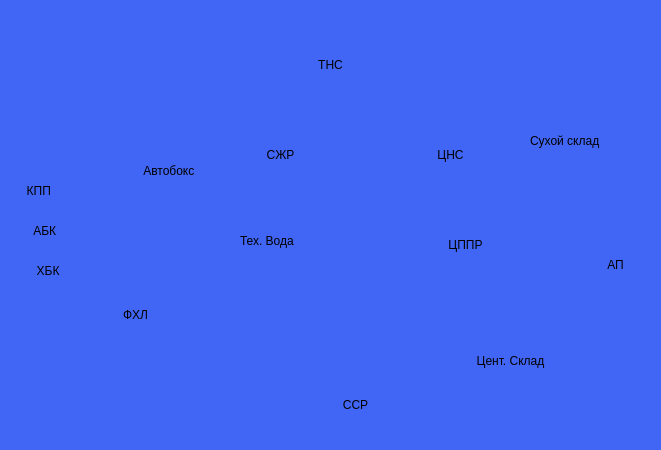
<?xml version="1.0" encoding="UTF-8"?>
<ui version="4.0">
 <class>MainWindow</class>
 <widget class="QMainWindow" name="MainWindow">
  <property name="geometry">
   <rect>
    <x>0</x>
    <y>0</y>
    <width>661</width>
    <height>450</height>
   </rect>
  </property>
  <property name="minimumSize">
   <size>
    <width>661</width>
    <height>450</height>
   </size>
  </property>
  <property name="maximumSize">
   <size>
    <width>661</width>
    <height>450</height>
   </size>
  </property>
  <property name="windowTitle">
   <string>MainWindow</string>
  </property>
  <property name="styleSheet">
   <string notr="true">QWidget{
background-color: rgb(65, 102, 245);
background-image: url(:/logos/karatau_logo_small___копия-removebg-preview.png)
}</string>
  </property>
  <widget class="QWidget" name="centralwidget">
   <property name="styleSheet">
    <string notr="true"/>
   </property>
   <widget class="QLabel" name="labelMap">
    <property name="enabled">
     <bool>true</bool>
    </property>
    <property name="geometry">
     <rect>
      <x>0</x>
      <y>0</y>
      <width>761</width>
      <height>481</height>
     </rect>
    </property>
    <property name="minimumSize">
     <size>
      <width>761</width>
      <height>481</height>
     </size>
    </property>
    <property name="maximumSize">
     <size>
      <width>761</width>
      <height>481</height>
     </size>
    </property>
    <property name="styleSheet">
     <string notr="true">background-image: url(:/Maps/images/Maps/Производство.JPG)</string>
    </property>
    <property name="text">
     <string/>
    </property>
    <property name="pixmap">
     <pixmap resource="../Maps.qrc">:/Maps/images/Maps/Производство.JPG</pixmap>
    </property>
    <property name="scaledContents">
     <bool>true</bool>
    </property>
   </widget>
   <widget class="QPushButton" name="cpprButton">
    <property name="enabled">
     <bool>true</bool>
    </property>
    <property name="geometry">
     <rect>
      <x>430</x>
      <y>230</y>
      <width>71</width>
      <height>30</height>
     </rect>
    </property>
    <property name="minimumSize">
     <size>
      <width>0</width>
      <height>30</height>
     </size>
    </property>
    <property name="styleSheet">
     <string notr="true">QPushButton{
background-image: url(:/arrow right/Karatau blue background.png);
color: rgb(0, 0, 0);
background-color: rgb(65, 102, 245);
border-style:outset;
border-radius:10px;
font: 100 14pt &quot;Arial&quot; ;
}
QPushButton:hover{
color:rgb(0, 0, 05);
background-color: rgb(245, 169, 17);
border-radius:5px;
}
QPushButton:pressed{
color:rgb(0, 0, 0);
background-color: rgb(255, 148, 164);
border-radius:20px;
}</string>
    </property>
    <property name="text">
     <string>ЦППР</string>
    </property>
   </widget>
   <widget class="QLabel" name="centSkladLabel">
    <property name="geometry">
     <rect>
      <x>470</x>
      <y>350</y>
      <width>121</width>
      <height>21</height>
     </rect>
    </property>
    <property name="styleSheet">
     <string notr="true">background-image: url(:/arrow right/Karatau blue background.png);
color: rgb(0, 0, 0);
background-color: rgb(65, 102, 245);
font: 100 14pt &quot;Arial&quot; </string>
    </property>
    <property name="text">
     <string>  Цент. Склад</string>
    </property>
   </widget>
   <widget class="QPushButton" name="tnsButton">
    <property name="enabled">
     <bool>true</bool>
    </property>
    <property name="geometry">
     <rect>
      <x>300</x>
      <y>50</y>
      <width>61</width>
      <height>30</height>
     </rect>
    </property>
    <property name="minimumSize">
     <size>
      <width>0</width>
      <height>30</height>
     </size>
    </property>
    <property name="styleSheet">
     <string notr="true">QPushButton{
background-image: url(:/arrow right/Karatau blue background.png);
color: rgb(0, 0, 0);
background-color: rgb(65, 102, 245);
border-style:outset;
border-radius:10px;
font: 100 14pt &quot;Arial&quot; ;
}
QPushButton:hover{
color:rgb(0, 0, 05);
background-color: rgb(245, 169, 17);
border-radius:5px;
}
QPushButton:pressed{
color:rgb(0, 0, 0);
background-color: rgb(255, 148, 164);
border-radius:20px;
}</string>
    </property>
    <property name="text">
     <string>ТНС</string>
    </property>
   </widget>
   <widget class="QPushButton" name="apButton">
    <property name="enabled">
     <bool>true</bool>
    </property>
    <property name="geometry">
     <rect>
      <x>580</x>
      <y>250</y>
      <width>71</width>
      <height>30</height>
     </rect>
    </property>
    <property name="minimumSize">
     <size>
      <width>0</width>
      <height>30</height>
     </size>
    </property>
    <property name="styleSheet">
     <string notr="true">QPushButton{
background-image: url(:/arrow right/Karatau blue background.png);
color: rgb(0, 0, 0);
background-color: rgb(65, 102, 245);
border-style:outset;
border-radius:10px;
font: 100 14pt &quot;Arial&quot; ;
}
QPushButton:hover{
color:rgb(0, 0, 05);
background-color: rgb(245, 169, 17);
border-radius:5px;
}
QPushButton:pressed{
color:rgb(0, 0, 0);
background-color: rgb(255, 148, 164);
border-radius:20px;
}</string>
    </property>
    <property name="text">
     <string>АП</string>
    </property>
   </widget>
   <widget class="QPushButton" name="ssrButton">
    <property name="enabled">
     <bool>true</bool>
    </property>
    <property name="geometry">
     <rect>
      <x>320</x>
      <y>390</y>
      <width>71</width>
      <height>30</height>
     </rect>
    </property>
    <property name="minimumSize">
     <size>
      <width>0</width>
      <height>30</height>
     </size>
    </property>
    <property name="styleSheet">
     <string notr="true">QPushButton{
background-image: url(:/arrow right/Karatau blue background.png);
color: rgb(0, 0, 0);
background-color: rgb(65, 102, 245);
border-style:outset;
border-radius:10px;
font: 100 14pt &quot;Arial&quot; ;
}
QPushButton:hover{
color:rgb(0, 0, 05);
background-color: rgb(245, 169, 17);
border-radius:5px;
}
QPushButton:pressed{
color:rgb(0, 0, 0);
background-color: rgb(255, 148, 164);
border-radius:20px;
}</string>
    </property>
    <property name="text">
     <string>ССР</string>
    </property>
   </widget>
   <widget class="QPushButton" name="fkhlButton">
    <property name="enabled">
     <bool>true</bool>
    </property>
    <property name="geometry">
     <rect>
      <x>100</x>
      <y>300</y>
      <width>71</width>
      <height>30</height>
     </rect>
    </property>
    <property name="minimumSize">
     <size>
      <width>0</width>
      <height>30</height>
     </size>
    </property>
    <property name="styleSheet">
     <string notr="true">QPushButton{
background-image: url(:/arrow right/Karatau blue background.png);
color: rgb(0, 0, 0);
background-color: rgb(65, 102, 245);
border-style:outset;
border-radius:10px;
font: 100 14pt &quot;Arial&quot; ;
}
QPushButton:hover{
color:rgb(0, 0, 05);
background-color: rgb(245, 169, 17);
border-radius:5px;
}
QPushButton:pressed{
color:rgb(0, 0, 0);
background-color: rgb(255, 148, 164);
border-radius:20px;
}</string>
    </property>
    <property name="text">
     <string>ФХЛ</string>
    </property>
   </widget>
   <widget class="QPushButton" name="szhrButton">
    <property name="enabled">
     <bool>true</bool>
    </property>
    <property name="geometry">
     <rect>
      <x>250</x>
      <y>140</y>
      <width>61</width>
      <height>30</height>
     </rect>
    </property>
    <property name="minimumSize">
     <size>
      <width>0</width>
      <height>30</height>
     </size>
    </property>
    <property name="styleSheet">
     <string notr="true">QPushButton{
background-image: url(:/arrow right/Karatau blue background.png);
color: rgb(0, 0, 0);
background-color: rgb(65, 102, 245);
border-style:outset;
border-radius:10px;
font: 100 14pt &quot;Arial&quot; ;
}
QPushButton:hover{
color:rgb(0, 0, 05);
background-color: rgb(245, 169, 17);
border-radius:5px;
}
QPushButton:pressed{
color:rgb(0, 0, 0);
background-color: rgb(255, 148, 164);
border-radius:20px;
}</string>
    </property>
    <property name="text">
     <string>СЖР</string>
    </property>
   </widget>
   <widget class="QPushButton" name="cnsButton">
    <property name="enabled">
     <bool>true</bool>
    </property>
    <property name="geometry">
     <rect>
      <x>420</x>
      <y>140</y>
      <width>61</width>
      <height>30</height>
     </rect>
    </property>
    <property name="minimumSize">
     <size>
      <width>0</width>
      <height>30</height>
     </size>
    </property>
    <property name="styleSheet">
     <string notr="true">QPushButton{
background-image: url(:/arrow right/Karatau blue background.png);
color: rgb(0, 0, 0);
background-color: rgb(65, 102, 245);
border-style:outset;
border-radius:10px;
font: 100 14pt &quot;Arial&quot; ;
}
QPushButton:hover{
color:rgb(0, 0, 05);
background-color: rgb(245, 169, 17);
border-radius:5px;
}
QPushButton:pressed{
color:rgb(0, 0, 0);
background-color: rgb(255, 148, 164);
border-radius:20px;
}</string>
    </property>
    <property name="text">
     <string>ЦНС</string>
    </property>
   </widget>
   <widget class="QLabel" name="hbkLabel">
    <property name="geometry">
     <rect>
      <x>30</x>
      <y>260</y>
      <width>61</width>
      <height>21</height>
     </rect>
    </property>
    <property name="styleSheet">
     <string notr="true">background-image: url(:/arrow right/Karatau blue background.png);
color: rgb(0, 0, 0);
background-color: rgb(65, 102, 245);
font: 100 14pt &quot;Arial&quot; </string>
    </property>
    <property name="text">
     <string>  ХБК</string>
    </property>
   </widget>
   <widget class="QLabel" name="kppLabel">
    <property name="geometry">
     <rect>
      <x>20</x>
      <y>180</y>
      <width>61</width>
      <height>21</height>
     </rect>
    </property>
    <property name="styleSheet">
     <string notr="true">background-image: url(:/arrow right/Karatau blue background.png);
color: rgb(0, 0, 0);
background-color: rgb(65, 102, 245);
font: 100 14pt &quot;Arial&quot; </string>
    </property>
    <property name="text">
     <string>  КПП</string>
    </property>
   </widget>
   <widget class="QLabel" name="techVodaLabel">
    <property name="geometry">
     <rect>
      <x>240</x>
      <y>230</y>
      <width>91</width>
      <height>21</height>
     </rect>
    </property>
    <property name="styleSheet">
     <string notr="true">background-image: url(:/arrow right/Karatau blue background.png);
color: rgb(0, 0, 0);
background-color: rgb(65, 102, 245);
font: 100 14pt &quot;Arial&quot; </string>
    </property>
    <property name="text">
     <string>Тех. Вода</string>
    </property>
   </widget>
   <widget class="QLabel" name="avtoboksLabel">
    <property name="geometry">
     <rect>
      <x>140</x>
      <y>160</y>
      <width>91</width>
      <height>21</height>
     </rect>
    </property>
    <property name="styleSheet">
     <string notr="true">background-image: url(:/arrow right/Karatau blue background.png);
color: rgb(0, 0, 0);
background-color: rgb(65, 102, 245);
font: 100 14pt &quot;Arial&quot; </string>
    </property>
    <property name="text">
     <string> Автобокс</string>
    </property>
   </widget>
   <widget class="QLabel" name="abkLabel">
    <property name="geometry">
     <rect>
      <x>30</x>
      <y>220</y>
      <width>51</width>
      <height>21</height>
     </rect>
    </property>
    <property name="styleSheet">
     <string notr="true">background-image: url(:/arrow right/Karatau blue background.png);
color: rgb(0, 0, 0);
background-color: rgb(65, 102, 245);
font: 100 14pt &quot;Arial&quot; </string>
    </property>
    <property name="text">
     <string> АБК</string>
    </property>
   </widget>
   <widget class="QLabel" name="sukhSkladLabel">
    <property name="geometry">
     <rect>
      <x>530</x>
      <y>130</y>
      <width>111</width>
      <height>21</height>
     </rect>
    </property>
    <property name="styleSheet">
     <string notr="true">background-image: url(:/arrow right/Karatau blue background.png);
color: rgb(0, 0, 0);
background-color: rgb(65, 102, 245);
font: 100 14pt &quot;Arial&quot; </string>
    </property>
    <property name="text">
     <string>Сухой склад</string>
    </property>
   </widget>
  </widget>
  <action name="actionGlobalMap">
   <property name="text">
    <string>Глобальная</string>
   </property>
  </action>
  <action name="actionCPPR">
   <property name="text">
    <string>ЦППР</string>
   </property>
  </action>
  <action name="actionAP">
   <property name="text">
    <string>АП</string>
   </property>
  </action>
  <action name="actionGBK">
   <property name="text">
    <string>ГБК</string>
   </property>
  </action>
  <action name="actionPoligon">
   <property name="text">
    <string>Полигон</string>
   </property>
  </action>
  <action name="actionRaskomandirovka">
   <property name="text">
    <string>Раскомандировка</string>
   </property>
  </action>
  <action name="actionFKhLFirstFloor">
   <property name="text">
    <string>Первый этаж</string>
   </property>
  </action>
  <action name="actionFKhLSecondFloor">
   <property name="text">
    <string>Второй этаж</string>
   </property>
  </action>
  <action name="KIPiA">
   <property name="checkable">
    <bool>false</bool>
   </property>
   <property name="text">
    <string>КИПиА</string>
   </property>
  </action>
  <action name="SGE">
   <property name="text">
    <string>СГЭ</string>
   </property>
  </action>
  <action name="SGM">
   <property name="text">
    <string>СГМ</string>
   </property>
  </action>
  <action name="actionKaratauMap">
   <property name="text">
    <string>Каратау</string>
   </property>
  </action>
 </widget>
 <resources>
  <include location="../logos.qrc"/>
  <include location="../Maps.qrc"/>
  <include location="../GTP.qrc"/>
  <include location="../MainWindow.qrc"/>
  <include location="../MainWindowResize.qrc"/>
 </resources>
 <connections/>
</ui>
